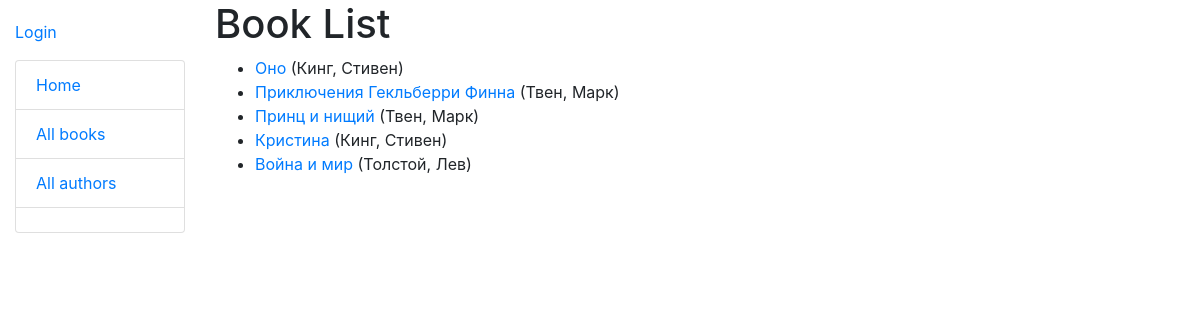
/catalog/books/, run on the app's committed database.
### catalog/models.py (models this page shows, shortened)
class Book(models.Model):
    title = models.CharField(max_length=200)
    author = models.ForeignKey('Author', on_delete=models.SET_NULL, null=True)
    summary = models.TextField(max_length=1000, help_text="Enter a brief description of the book.")
    isbn = models.CharField('ISBN', max_length=13, help_text='13 Character <a href="https://www.isbn-international.org/content/what-isbn">ISBN number</a>')
    genre = models.ManyToManyField(Genre, help_text="Select a genre for this book.")
    language = models.ForeignKey('Language', on_delete=models.SET_NULL, null=True)
    def get_absolute_url(self):
        return reverse('book-detail', args=[str(self.id)])
    def display_genre(self):
        return ', '.join([genre.name for genre in self.genre.all()[:3]])
    display_genre.short_description = 'Genre'

class Author(models.Model):
    first_name = models.CharField(max_length=100)
    last_name = models.CharField(max_length=100)
    day_of_birth = models.DateField(null=True, blank=True)
    day_of_death = models.DateField('Died', null=True, blank=True)
    def __str__(self):
        return f'{self.last_name}, {self.first_name}'
    class Meta:
        ordering = ['last_name']

### catalog/views.py (the view)
class BookListView(generic.ListView):
    model = Book
    paginate_by = 10

### catalog/templates/catalog/book_list.html
{% extends "base_generic.html" %}
{% block content %}
    <h1>Book List</h1>
    {% if book_list %}
    <ul>
        {% for book in book_list %}
        <li>
            <a href="{{ book.get_absolute_url }}">{{ book.title }}</a> ({{ book.author }})
        </li>
        {% endfor %}
    </ul>
    {% else %}
        <p>There are no books in the library.</p>
    {% endif %}
{% endblock %}

### data on the page
Book: title "Оно", author "Кинг, Стивен"
Book: title "Приключения Гекльберри Финна", author "Твен, Марк"
Book: title "Принц и нищий", author "Твен, Марк"
Book: title "Кристина", author "Кинг, Стивен"
Book: title "Война и мир", author "Толстой, Лев"
